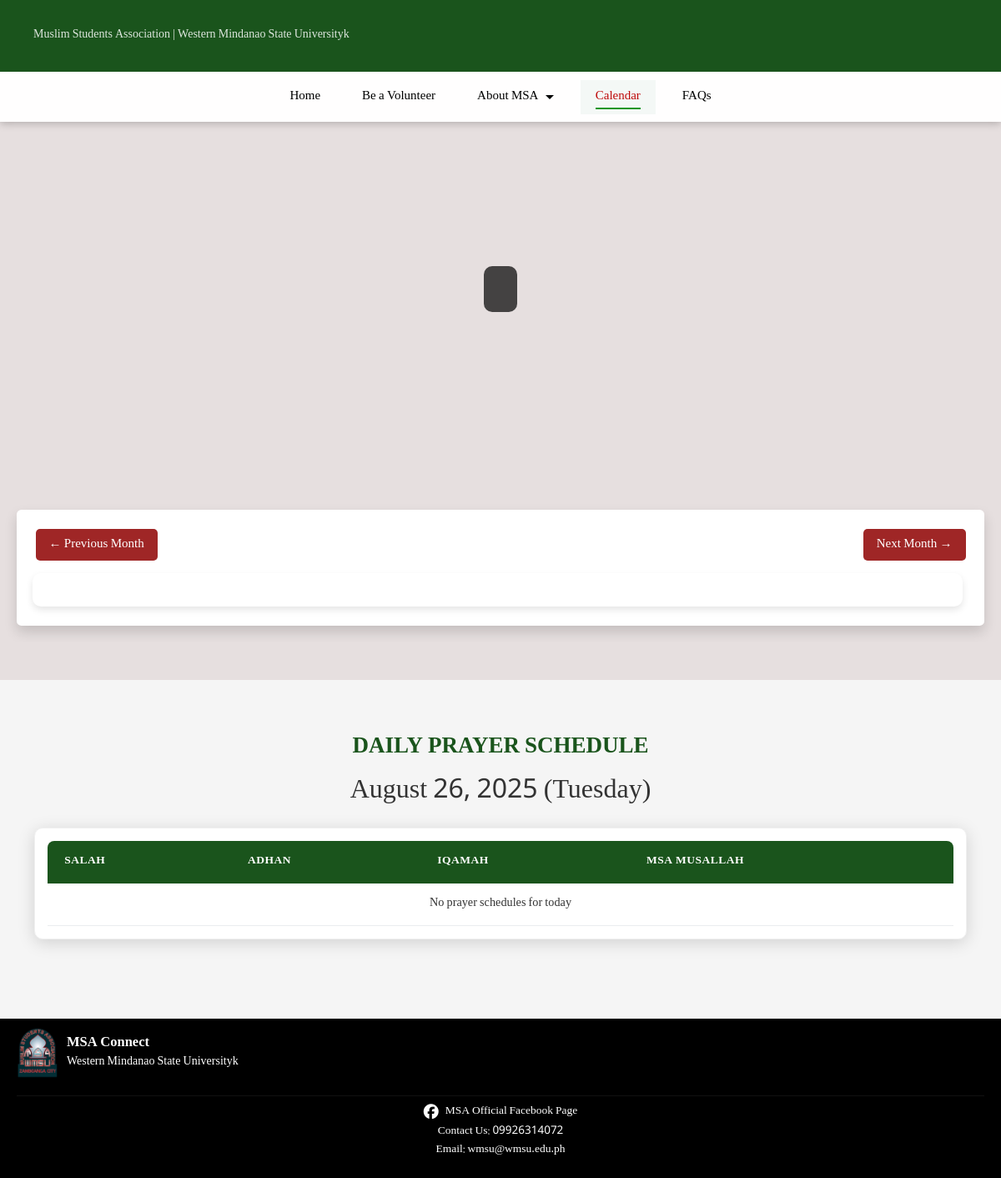
/views/user/calendar, run on the app's committed database.
### tables this page shows
CREATE TABLE `site_pages` (
  `page_id` int(11) NOT NULL,
  `page_type` enum('registration','about','volunteer','calendar','faqs','transparency','home','logo','carousel','footer','background') NOT NULL,
  `title` varchar(255) NOT NULL,
  `description` text DEFAULT NULL,
  `image_path` varchar(255) DEFAULT NULL,
  `contact_no` varchar(11) DEFAULT NULL,
  `email` varchar(50) DEFAULT NULL,
  `fb_link` varchar(255) NOT NULL,
  `school_name` varchar(255) DEFAULT NULL,
  `org_name` varchar(255) DEFAULT NULL,
  `web_name` varchar(255) DEFAULT NULL,
  `is_active` tinyint(1) NOT NULL DEFAULT 1,
  `created_at` timestamp NOT NULL DEFAULT current_timestamp(),
  `updated_at` timestamp NOT NULL DEFAULT current_timestamp() ON UPDATE current_timestamp()
);

### classes/userClass.php (called while the page is built, shortened)
<?php
require_once 'databaseClass.php';
class User {
    protected $db;
    protected $conn;
    public function __construct() {
        $this->db = new Database();
    }
    protected function getConnection() {
        if (!$this->conn) {
            try {
                $this->conn = $this->db->connect();
            } catch (PDOException $e) {
                error_log("Database connection error: " . $e->getMessage());
                throw new Exception("Database connection failed");
            }
        }
        return $this->conn;
    }
    function fetchFooterInfo() {
        $sql = "SELECT * FROM site_pages WHERE page_type = 'footer' AND is_active = 1";
        $query = $this->getConnection()->prepare($sql);
        $query->execute();
        return $query->fetchAll();
    }
    function fetchLogo() {
        $sql = "SELECT * FROM site_pages WHERE page_type = 'logo' AND is_active = 1";
        $query = $this->getConnection()->prepare($sql);
        $query->execute();
        return $query->fetchAll();
    }
    function fetchBackgroundImage() {
        $sql = "SELECT * FROM site_pages WHERE page_type = 'background' AND is_active = 1";
        $query = $this->getConnection()->prepare($sql);
        $query->execute();
        return $query->fetchAll();
    }
}

### classes/databaseClass.php (called while the page is built)
<?php
class Database{
    protected $connection;
    function connect(){
        try {
            $this->connection = new PDO("mysql:host=localhost;dbname=msa","root","");
        } catch (PDOException $e) {
            echo "ERROR MESSAGE: " . $e->getMessage();
        }
        return $this->connection;
    }
}
?>

### tools/function.php (called while the page is built, shortened)
<?php
function clean_input($input)
{
    $input = trim($input);
    $input = stripslashes($input);
    $input = htmlspecialchars($input);
    $input = strip_tags($input);
    return $input;
}

### classes/adminClass.php (called while the page is built, shortened)
<?php
require_once 'databaseClass.php';
class Admin {
    protected $db;
    public function __construct() {
        $this->db = new Database();
        $this->db->connect();
    }
    function fetchDailyPrayers() {
        $sql = "SELECT ps.prayer_id, ps.prayer_type, ps.date, ps.time, ps.iqamah, ps.location, ps.created_at, ps.deleted_at,
                u.username
            FROM prayer_schedule ps
            LEFT JOIN users u ON ps.created_by = u.user_id
            WHERE ps.deleted_at IS NULL
            AND ps.prayer_type != 'khutba'
            ORDER BY ps.date DESC, ps.time ASC, FIELD(ps.prayer_type, 'fajr', 'dhuhr', 'jumu''ah', 'asr', 'maghrib', 'isha')";
        $query = $this->db->connect()->prepare($sql);
        $query->execute();
        return $query->fetchAll();
    }
}

### views/user/calendar.php (the view, shortened to what this page needs)
<?php
require_once '../../classes/userClass.php';
require_once '../../classes/adminClass.php';
require_once '../../tools/function.php';
$userObj = new User();
$backgroundImage = $userObj->fetchBackgroundImage();
$adminObj = new Admin();
$calendar = $adminObj->fetchDailyPrayers();
?>
<!DOCTYPE html>
<html lang="en">
<head>
    <link href="https://cdn.jsdelivr.net/npm/bootstrap@5.3.0/dist/css/bootstrap.min.css" rel="stylesheet">
    <link rel="stylesheet" href="../../css/calendar.css">
    <link rel="stylesheet" href="../../css/shared-tables.css">
</head>
<body class="calendar-page">
<?php include '../../includes/header.php'; ?>
    <div class="hero">
        <?php foreach ($backgroundImage as $image) : ?>
        <div class="hero-background" style="background-image: url('../../<?= $image['image_path']; ?>');">
        <?php endforeach; ?>
        </div>
        <div class="hero-content">
        </div>
    </div>
    <div class="calendar-container container my-5">
        <div class="bg-white text-white p-4 rounded shadow">
            <div class="calendar-navigation d-flex justify-content-between align-items-center mb-4">
                <button id="prev-month" class="btn btn-light">← Previous Month</button>
                <button id="next-month" class="btn btn-light">Next Month →</button>
            </div>
            <div id="calendar-grid" class="calendar-grid row row-cols-7 g-2"></div>
        </div>
    </div>
    <div style="background-color: #f5f5f5; width: 100%; padding: 40px 0;">
        <div class="container" style="max-width: 1140px; margin: 0 auto;">
            <div class="table-section">
                <h2 style="color:#1a541c; text-align: center; margin-bottom: 15px;">DAILY PRAYER SCHEDULE</h2>
                <div style="color:#333; font-size:32px; margin-bottom:20px; text-align: center;">
                    <?php
                        $today = date('F d, Y');
                        $dayName = date('l');
                        echo "$today ($dayName)";
                    ?>
                </div>
                <div class="table-container" style="background-color: #ffffff; box-shadow: 0 4px 20px rgba(0, 0, 0, 0.15); border: 1px solid #f0f0f0;">
                    <table class="msa-table">
                        <thead>
                            <tr>
                                <th>Salah</th>
                                <th>Adhan</th>
                                <th>Iqamah</th>
                                <th>MSA Musallah</th>
                            </tr>
                        </thead>
                        <tbody>
                            <?php
                            $todayDate = date('Y-m-d');
                            $hasTodayPrayer = false;
                            if ($calendar):
                                foreach ($calendar as $prayer):
                                    if ($prayer['date'] !== $todayDate) continue;
                                    $hasTodayPrayer = true;
                            ?>
                            <?php endforeach; ?>
                            <?php if (!$hasTodayPrayer): ?>
                                <tr>
                                    <td colspan="4" class="text-center">No prayer schedules for today</td>
                                </tr>
                            <?php endif; ?>
                            <?php else: ?>
                                <tr>
                                    <td colspan="4" class="text-center">No prayer schedules available</td>
                                </tr>
                            <?php endif; ?>
                        </tbody>
                    </table>
                </div>
            </div>
        </div>
    </div>
    <?php include '../../includes/footer.php'; ?>
</body>
</html>

### includes/header.php (shortened to what this page needs)
<?php
require_once '../../classes/userClass.php';
require_once '../../tools/function.php';
$userObj = new User();
$footer = $userObj->fetchFooterInfo();
$logo = $userObj->fetchLogo();
$current_page = basename($_SERVER['PHP_SELF']);
$current_page_without_ext = pathinfo($current_page, PATHINFO_FILENAME);
function is_current_page($page_names) {
    global $current_page, $current_page_without_ext;
    if (!is_array($page_names)) {
        $page_names = [$page_names];
    }
    foreach ($page_names as $page) {
        if ($current_page === $page || $current_page === "$page.php" ||
            $current_page_without_ext === $page) {
            return true;
        }
    }
    return false;
}
?>
<!DOCTYPE html>
<html lang="en">
<head>
    <link rel="stylesheet" href="../../css/standardized-fonts.css?v=<?php echo time(); ?>">
    <link rel="stylesheet" href="../../css/header.css?v=<?php echo time(); ?>">
    <link rel="stylesheet" href="../../css/no-scrollbar.css?v=<?php echo time(); ?>">
    <link rel="stylesheet" href="../../css/sticky-header-fix.css?v=<?php echo time(); ?>">
    <link rel="stylesheet" href="../../css/shared-tables.css?v=<?php echo time(); ?>">
</head>
<body>
<header style="position: sticky !important; top: 0 !important; z-index: 99999 !important;">
    <div class="header-top">
        <div class="logo">
            <a href="../../views/user/landing_page">
                <div class="logo-text-container">
                    <?php foreach ($footer as $foot): ?>
                        <span class="logo-subtext"><?= clean_input($foot['org_name']) . ' | ' . clean_input($foot['school_name']) ?></span>
                    <?php endforeach; ?>
                </div>
            </a>
        </div>
    </div>
    <nav class="navbar">
        <ul class="nav-links">
            <li><a href="../../views/user/landing_page" class="<?php echo is_current_page('landing_page.php') ? 'active' : ''; ?>">Home</a></li>
            <li><a href="../../views/user/volunteer" class="<?php echo is_current_page('volunteer.php') || is_current_page('regVolunteer.php') ? 'active' : ''; ?>">Be a Volunteer</a></li>
            <li class="dropdown">
                <a href="javascript:void(0);" class="<?php echo is_current_page('aboutus.php') || is_current_page('Registrationmadrasa.php') || is_current_page('transparencyreport.php') ? 'active' : ''; ?>">About MSA <span class="arrow"></span></a>
            </li>
            <li><a href="../../views/user/calendar" class="<?php echo is_current_page('calendar.php') ? 'active' : ''; ?>">Calendar</a></li>
            <li><a href="../../views/user/faqs" class="<?php echo is_current_page('faqs.php') ? 'active' : ''; ?>">FAQs</a></li>
        </ul>
    </nav>
</header>
</body>
</html>

### includes/footer.php (shortened to what this page needs)
<?php
require_once '../../classes/userClass.php';
require_once '../../tools/function.php';
$userObj = new User();
$footer = $userObj->fetchFooterInfo();
$logo = $userObj->fetchLogo();
?>
<!DOCTYPE html>
<html lang="en">
<head>
    <link rel="stylesheet" href="../../css/footer.css">
    <link rel="stylesheet" href="https://cdnjs.cloudflare.com/ajax/libs/font-awesome/6.5.1/css/all.min.css">
</head>
<body>
    <footer>
        <div class="footer-content">
            <div class="footer-upper-left">
                <?php foreach ($logo as $logoItem): ?>
                    <img src="../../<?= clean_input($logoItem['image_path']); ?>" alt="MSA Connect Logo" class="logo">
                <?php endforeach; ?>
                <div class="logo-text">
                    <?php foreach ($footer as $foot): ?>
                        <p><strong><?= clean_input($foot['web_name']) ?></strong></p>
                        <p><?= clean_input($foot['school_name']) ?></p>
                    <?php endforeach; ?>
                </div>
            </div>
            <hr class="footer-divider">
            <div class="footer-middle">
                <div class="socials">
                    <a href="<?= clean_input($foot['fb_link']) ?>" target="_blank"><i class="fab fa-facebook"></i><p>MSA Official Facebook Page</p></a>
                </div>
                <div class="contact-info">
                    <p>Contact Us: <?= clean_input($foot['contact_no']) ?></p>
                    <p>Email: <?= clean_input($foot['email']) ?></p>
                </div>
            </div>
        </div>
    </footer>
</body>
</html>

### css/calendar.css (style rules this page uses)
body { font-family: 'Noto Naskh Arabic', serif; background-color: #ffffff; color: #000000; overflow-x: hidden; }
.hero, .calendar-page .hero, .hero-content, .calendar-page .hero-content, .hero h2, .hero p { font-family: 'Noto Naskh Arabic', serif; }
.calendar-container, .calendar-page .calendar-container, .calendar-grid, .calendar-page .calendar-grid, #current-month-year, .calendar-grid .col, .date-text, .event-badge, .calendar-header, .calendar-title, .calendar-navigation, .calendar-page .calendar-navigation, .calendar-navigation .btn, .calendar-page .calendar-navigation .btn { font-family: 'Noto Naskh Arabic', serif; }
.hero { position: relative; width: 100%; min-height: 400px; height: auto; overflow: hidden; display: flex; align-items: center; justify-content: center; text-align: center; color: white; }
.hero-background { position: absolute; top: 0; left: 0; width: 100%; height: 100%; background-size: cover; background-position: center; background-repeat: no-repeat; z-index: 1; }
.hero-background::after { content: ''; position: absolute; top: 0; left: 0; width: 100%; height: 100%; background-color: transparent; z-index: 2; }
.hero-content { position: relative; z-index: 3; max-width: 800px; padding: 20px; background-color: rgba(0, 0, 0, 0.7); border-radius: 10px; }
.calendar-container { width: 100%; max-width: 1400px; margin: 20px auto 0; padding: 20px; box-sizing: border-box; overflow: hidden; }
.calendar-page .calendar-container { width: 100%; max-width: 1400px; margin: 0 auto; padding: 20px; box-sizing: border-box; overflow: hidden; margin-top: 20px; }
.calendar-grid { display: grid; grid-template-columns: repeat(7, 1fr); gap: 10px; padding: 20px; width: 100%; box-sizing: border-box; overflow: hidden; background-color: #ffffff; border-radius: 10px; box-shadow: 0 4px 8px rgba(0, 0, 0, 0.1); }
.calendar-page .calendar-grid { display: grid; grid-template-columns: repeat(7, 1fr); gap: 10px; padding: 20px; width: 100%; box-sizing: border-box; overflow: hidden; background-color: #ffffff; border-radius: 10px; box-shadow: 0 4px 8px rgba(0, 0, 0, 0.1); }
.calendar-navigation { display: flex; justify-content: space-between; align-items: center; gap: 10px; flex-wrap: wrap; }
.calendar-page .calendar-navigation { display: flex; justify-content: space-between; align-items: center; gap: 10px; flex-wrap: wrap; }
.calendar-navigation .btn { padding: 8px 16px; background-color: #9f2626; color: white; border: none; border-radius: 5px; cursor: pointer; transition: background-color 0.2s; min-width: 120px; text-align: center; flex-shrink: 0; }
.calendar-page .calendar-navigation .btn { padding: 8px 16px; background-color: #9f2626; color: white; border: none; border-radius: 5px; cursor: pointer; transition: background-color 0.2s; min-width: 120px; text-align: center; flex-shrink: 0; }
.calendar-page .hero { position: relative; width: 100%; min-height: 400px; height: auto; overflow: hidden; display: flex; align-items: center; justify-content: center; text-align: center; color: white; }
.calendar-page .hero-background { position: absolute; top: 0; left: 0; width: 100%; height: 100%; background-size: cover; background-position: center; background-repeat: no-repeat; z-index: 1; }
.calendar-page .hero-content { position: relative; z-index: 3; max-width: 800px; padding: 20px; background-color: rgba(0, 0, 0, 0.7); border-radius: 10px; }
.calendar-container { max-width: 1000px; }
.calendar-grid { display: grid; grid-template-columns: repeat(7, 1fr); gap: 0.5rem; }

### css/no-scrollbar.css (style rules this page uses)
html, body { scrollbar-width: none; -ms-overflow-style: none; }

### css/sticky-header-fix.css (style rules this page uses)
header { position: sticky !important; top: 0 !important; left: 0 !important; width: 100% !important; z-index: 999999 !important; box-shadow: 0 2px 10px rgba(0,0,0,0.2) !important; }
html header, body header, main header, .page-container header { position: sticky !important; top: 0 !important; z-index: 999999 !important; }
header * { max-height: none !important; overflow: visible !important; }
header nav, header .navbar { position: relative !important; }

### data on the page
site_pages: org_name "Muslim Students Association", school_name "Western Mindanao State Universityk", web_name "MSA Connect", contact_no "09926314072", email "wmsu@wmsu.edu.ph"
site_pages: image_path (picture)
